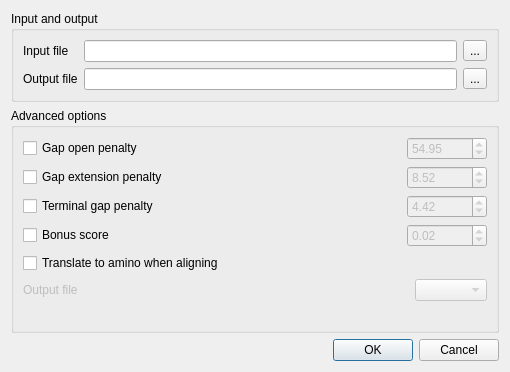
<?xml version="1.0" encoding="UTF-8"?>
<ui version="4.0">
 <class>KalignDialog</class>
 <widget class="QDialog" name="KalignDialog">
  <property name="geometry">
   <rect>
    <x>0</x>
    <y>0</y>
    <width>510</width>
    <height>366</height>
   </rect>
  </property>
  <property name="sizePolicy">
   <sizepolicy hsizetype="Preferred" vsizetype="Preferred">
    <horstretch>0</horstretch>
    <verstretch>0</verstretch>
   </sizepolicy>
  </property>
  <property name="minimumSize">
   <size>
    <width>510</width>
    <height>0</height>
   </size>
  </property>
  <property name="maximumSize">
   <size>
    <width>52300</width>
    <height>32000</height>
   </size>
  </property>
  <property name="windowTitle">
   <string>Align with Kalign</string>
  </property>
  <layout class="QVBoxLayout" name="verticalLayout_2">
   <item>
    <layout class="QVBoxLayout" name="verticalLayout">
     <item>
      <widget class="QGroupBox" name="inputGroupBox">
       <property name="sizePolicy">
        <sizepolicy hsizetype="Expanding" vsizetype="Preferred">
         <horstretch>0</horstretch>
         <verstretch>0</verstretch>
        </sizepolicy>
       </property>
       <property name="title">
        <string>Input and output</string>
       </property>
       <layout class="QGridLayout" name="gridLayout_3">
        <item row="0" column="0">
         <layout class="QGridLayout" name="gridLayout_2">
          <item row="0" column="0">
           <widget class="QLabel" name="inputFileLabel">
            <property name="text">
             <string>Input file</string>
            </property>
           </widget>
          </item>
          <item row="0" column="1">
           <widget class="QLineEdit" name="inputFileLineEdit"/>
          </item>
          <item row="0" column="2">
           <widget class="QToolButton" name="inputFilePathButton">
            <property name="text">
             <string>...</string>
            </property>
           </widget>
          </item>
          <item row="1" column="0">
           <widget class="QLabel" name="outputFileLabel">
            <property name="text">
             <string>Output file</string>
            </property>
           </widget>
          </item>
          <item row="1" column="1">
           <widget class="QLineEdit" name="outputFileLineEdit"/>
          </item>
          <item row="1" column="2">
           <widget class="QToolButton" name="outputFilePathButton">
            <property name="text">
             <string>...</string>
            </property>
           </widget>
          </item>
         </layout>
        </item>
       </layout>
      </widget>
     </item>
     <item>
      <widget class="QGroupBox" name="groupBox_2">
       <property name="sizePolicy">
        <sizepolicy hsizetype="Preferred" vsizetype="Preferred">
         <horstretch>0</horstretch>
         <verstretch>0</verstretch>
        </sizepolicy>
       </property>
       <property name="title">
        <string>Advanced options</string>
       </property>
       <layout class="QGridLayout" name="gridLayout_10">
        <item row="0" column="0">
         <layout class="QGridLayout" name="gridLayout_9">
          <item row="0" column="0">
           <layout class="QGridLayout" name="gridLayout_8">
            <item row="0" column="0">
             <layout class="QGridLayout" name="gridLayout_6">
              <item row="0" column="0">
               <widget class="QCheckBox" name="gapOpenCheckBox">
                <property name="enabled">
                 <bool>true</bool>
                </property>
                <property name="text">
                 <string>Gap open penalty</string>
                </property>
               </widget>
              </item>
              <item row="0" column="1">
               <spacer name="horizontalSpacer_3">
                <property name="orientation">
                 <enum>Qt::Horizontal</enum>
                </property>
                <property name="sizeHint" stdset="0">
                 <size>
                  <width>255</width>
                  <height>17</height>
                 </size>
                </property>
               </spacer>
              </item>
              <item row="0" column="2">
               <widget class="QDoubleSpinBox" name="gapOpenSpinBox">
                <property name="enabled">
                 <bool>false</bool>
                </property>
                <property name="minimumSize">
                 <size>
                  <width>80</width>
                  <height>0</height>
                 </size>
                </property>
                <property name="maximum">
                 <double>1000.000000000000000</double>
                </property>
                <property name="value">
                 <double>54.950000000000003</double>
                </property>
               </widget>
              </item>
             </layout>
            </item>
            <item row="1" column="0">
             <layout class="QGridLayout" name="gridLayout_7">
              <item row="0" column="0">
               <widget class="QCheckBox" name="gapExtensionPenaltyCheckBox">
                <property name="enabled">
                 <bool>true</bool>
                </property>
                <property name="text">
                 <string>Gap extension penalty</string>
                </property>
               </widget>
              </item>
              <item row="0" column="1">
               <spacer name="horizontalSpacer_4">
                <property name="orientation">
                 <enum>Qt::Horizontal</enum>
                </property>
                <property name="sizeHint" stdset="0">
                 <size>
                  <width>248</width>
                  <height>20</height>
                 </size>
                </property>
               </spacer>
              </item>
              <item row="0" column="2">
               <widget class="QDoubleSpinBox" name="gapExtensionPenaltySpinBox">
                <property name="enabled">
                 <bool>false</bool>
                </property>
                <property name="minimumSize">
                 <size>
                  <width>80</width>
                  <height>0</height>
                 </size>
                </property>
                <property name="maximum">
                 <double>1000.000000000000000</double>
                </property>
                <property name="value">
                 <double>8.520000000000000</double>
                </property>
               </widget>
              </item>
             </layout>
            </item>
            <item row="2" column="0">
             <layout class="QGridLayout" name="gridLayout_5">
              <item row="0" column="0">
               <widget class="QCheckBox" name="terminalGapCheckBox">
                <property name="enabled">
                 <bool>true</bool>
                </property>
                <property name="text">
                 <string>Terminal gap penalty</string>
                </property>
               </widget>
              </item>
              <item row="0" column="1">
               <spacer name="horizontalSpacer_5">
                <property name="orientation">
                 <enum>Qt::Horizontal</enum>
                </property>
                <property name="sizeHint" stdset="0">
                 <size>
                  <width>255</width>
                  <height>17</height>
                 </size>
                </property>
               </spacer>
              </item>
              <item row="0" column="2">
               <widget class="QDoubleSpinBox" name="terminalGapSpinBox">
                <property name="enabled">
                 <bool>false</bool>
                </property>
                <property name="minimumSize">
                 <size>
                  <width>80</width>
                  <height>0</height>
                 </size>
                </property>
                <property name="maximum">
                 <double>1000.000000000000000</double>
                </property>
                <property name="value">
                 <double>4.420000000000000</double>
                </property>
               </widget>
              </item>
             </layout>
            </item>
            <item row="3" column="0">
             <layout class="QGridLayout" name="gridLayout">
              <item row="0" column="0">
               <widget class="QCheckBox" name="bonusScoreCheckBox">
                <property name="enabled">
                 <bool>true</bool>
                </property>
                <property name="text">
                 <string>Bonus score</string>
                </property>
               </widget>
              </item>
              <item row="0" column="1">
               <spacer name="horizontalSpacer_6">
                <property name="orientation">
                 <enum>Qt::Horizontal</enum>
                </property>
                <property name="sizeHint" stdset="0">
                 <size>
                  <width>255</width>
                  <height>17</height>
                 </size>
                </property>
               </spacer>
              </item>
              <item row="0" column="2">
               <widget class="QDoubleSpinBox" name="bonusScoreSpinBox">
                <property name="enabled">
                 <bool>false</bool>
                </property>
                <property name="minimumSize">
                 <size>
                  <width>80</width>
                  <height>0</height>
                 </size>
                </property>
                <property name="maximum">
                 <double>1000.000000000000000</double>
                </property>
                <property name="value">
                 <double>0.020000000000000</double>
                </property>
               </widget>
              </item>
             </layout>
            </item>
           </layout>
          </item>
          <item row="1" column="0">
           <widget class="QCheckBox" name="translateCheckBox">
            <property name="text">
             <string>Translate to amino when aligning</string>
            </property>
           </widget>
          </item>
          <item row="2" column="0">
           <layout class="QGridLayout" name="gridLayout_4">
            <item row="0" column="0">
             <widget class="QLabel" name="label">
              <property name="enabled">
               <bool>false</bool>
              </property>
              <property name="text">
               <string>Output file</string>
              </property>
             </widget>
            </item>
            <item row="0" column="1">
             <spacer name="horizontalSpacer_2">
              <property name="orientation">
               <enum>Qt::Horizontal</enum>
              </property>
              <property name="sizeHint" stdset="0">
               <size>
                <width>40</width>
                <height>20</height>
               </size>
              </property>
             </spacer>
            </item>
            <item row="0" column="2">
             <widget class="QComboBox" name="translationTableBox">
              <property name="enabled">
               <bool>false</bool>
              </property>
             </widget>
            </item>
           </layout>
          </item>
         </layout>
        </item>
        <item row="1" column="0">
         <widget class="QLabel" name="alphabetWarningLabel">
          <property name="minimumSize">
           <size>
            <width>510</width>
            <height>0</height>
           </size>
          </property>
          <property name="text">
           <string/>
          </property>
         </widget>
        </item>
       </layout>
      </widget>
     </item>
    </layout>
   </item>
   <item>
    <widget class="QDialogButtonBox" name="buttonBox">
     <property name="standardButtons">
      <set>QDialogButtonBox::Cancel|QDialogButtonBox::Ok</set>
     </property>
    </widget>
   </item>
  </layout>
 </widget>
 <resources/>
 <connections>
  <connection>
   <sender>bonusScoreCheckBox</sender>
   <signal>clicked(bool)</signal>
   <receiver>bonusScoreSpinBox</receiver>
   <slot>setEnabled(bool)</slot>
   <hints>
    <hint type="sourcelabel">
     <x>54</x>
     <y>119</y>
    </hint>
    <hint type="destinationlabel">
     <x>196</x>
     <y>125</y>
    </hint>
   </hints>
  </connection>
  <connection>
   <sender>terminalGapCheckBox</sender>
   <signal>clicked(bool)</signal>
   <receiver>terminalGapSpinBox</receiver>
   <slot>setEnabled(bool)</slot>
   <hints>
    <hint type="sourcelabel">
     <x>62</x>
     <y>92</y>
    </hint>
    <hint type="destinationlabel">
     <x>164</x>
     <y>99</y>
    </hint>
   </hints>
  </connection>
  <connection>
   <sender>gapExtensionPenaltyCheckBox</sender>
   <signal>clicked(bool)</signal>
   <receiver>gapExtensionPenaltySpinBox</receiver>
   <slot>setEnabled(bool)</slot>
   <hints>
    <hint type="sourcelabel">
     <x>60</x>
     <y>67</y>
    </hint>
    <hint type="destinationlabel">
     <x>174</x>
     <y>73</y>
    </hint>
   </hints>
  </connection>
  <connection>
   <sender>gapOpenCheckBox</sender>
   <signal>clicked(bool)</signal>
   <receiver>gapOpenSpinBox</receiver>
   <slot>setEnabled(bool)</slot>
   <hints>
    <hint type="sourcelabel">
     <x>38</x>
     <y>40</y>
    </hint>
    <hint type="destinationlabel">
     <x>174</x>
     <y>46</y>
    </hint>
   </hints>
  </connection>
  <connection>
   <sender>translateCheckBox</sender>
   <signal>toggled(bool)</signal>
   <receiver>label</receiver>
   <slot>setEnabled(bool)</slot>
   <hints>
    <hint type="sourcelabel">
     <x>261</x>
     <y>119</y>
    </hint>
    <hint type="destinationlabel">
     <x>63</x>
     <y>145</y>
    </hint>
   </hints>
  </connection>
  <connection>
   <sender>translateCheckBox</sender>
   <signal>toggled(bool)</signal>
   <receiver>translationTableBox</receiver>
   <slot>setEnabled(bool)</slot>
   <hints>
    <hint type="sourcelabel">
     <x>261</x>
     <y>119</y>
    </hint>
    <hint type="destinationlabel">
     <x>149</x>
     <y>145</y>
    </hint>
   </hints>
  </connection>
  <connection>
   <sender>buttonBox</sender>
   <signal>accepted()</signal>
   <receiver>KalignDialog</receiver>
   <slot>accept()</slot>
   <hints>
    <hint type="sourcelabel">
     <x>254</x>
     <y>298</y>
    </hint>
    <hint type="destinationlabel">
     <x>254</x>
     <y>159</y>
    </hint>
   </hints>
  </connection>
  <connection>
   <sender>buttonBox</sender>
   <signal>rejected()</signal>
   <receiver>KalignDialog</receiver>
   <slot>reject()</slot>
   <hints>
    <hint type="sourcelabel">
     <x>254</x>
     <y>298</y>
    </hint>
    <hint type="destinationlabel">
     <x>254</x>
     <y>159</y>
    </hint>
   </hints>
  </connection>
 </connections>
</ui>
